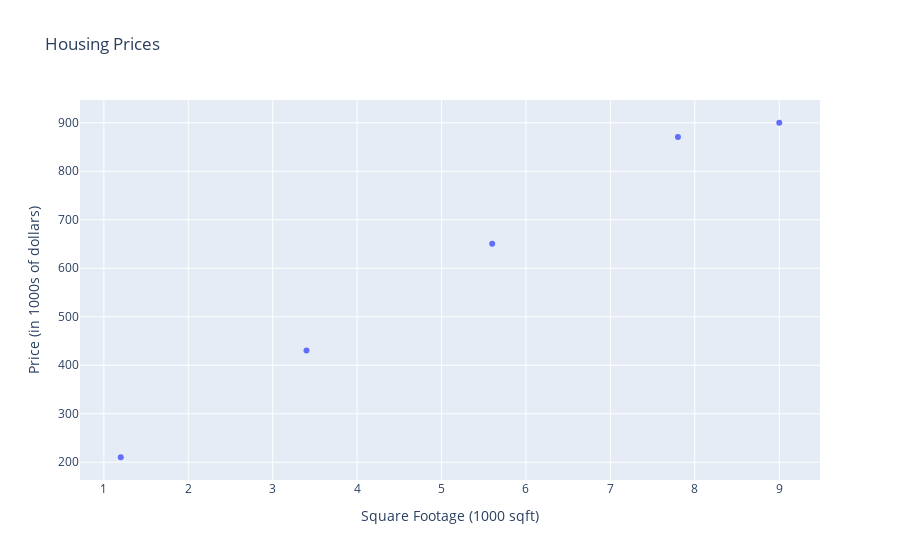

The code cell stored with this chart in its notebook:
### Code cell
first_plot = plot_data(x_train, y_train)
first_plot.show()

### Figure 1 — Plotly figure (JSON) as saved in the notebook; plotly's stock layout.template omitted (floating-point values rounded to 4 significant figures)
{"data": [{"hovertemplate": "Square Footage (1000 sqft)=%{x}<br>Price (in 1000s of dollars)=%{y}<extra></extra>", "legendgroup": "", "marker": {"color": "#636efa", "symbol": "circle"}, "mode": "markers", "name": "", "orientation": "v", "showlegend": false, "type": "scatter", "x": [1.2, 3.4, 5.6, 7.8, 9], "xaxis": "x", "y": [210.3, 430.5, 650.7, 870.9, 900.1], "yaxis": "y"}], "layout": {"legend": {"tracegroupgap": 0}, "title": {"text": "Housing Prices"}, "xaxis": {"anchor": "y", "domain": [0, 1], "title": {"text": "Square Footage (1000 sqft)"}}, "yaxis": {"anchor": "x", "domain": [0, 1], "title": {"text": "Price (in 1000s of dollars)"}}}}
